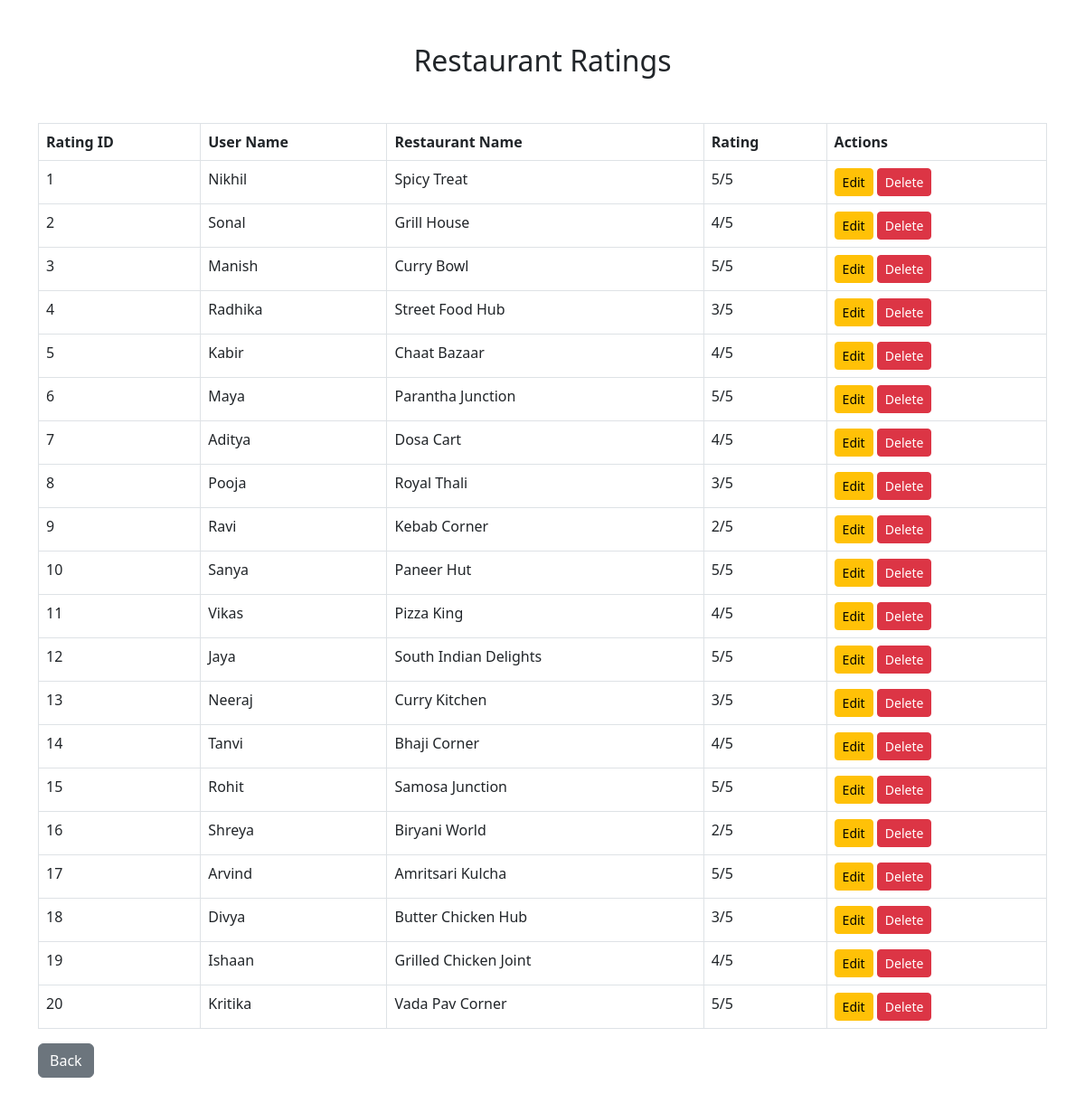
Screenshot of /show_rating.php with the database file from the repository.
### tables this page shows
CREATE TABLE `Rating` (
  `rating_id` int NOT NULL AUTO_INCREMENT,
  `user_id` int NOT NULL,
  `restaurant_id` int NOT NULL,
  `rating` int NOT NULL,
  PRIMARY KEY (`rating_id`),
  KEY `user_id` (`user_id`),
  KEY `restaurant_id` (`restaurant_id`),
  CONSTRAINT `Rating_ibfk_1` FOREIGN KEY (`user_id`) REFERENCES `Users` (`user_id`),
  CONSTRAINT `Rating_ibfk_2` FOREIGN KEY (`restaurant_id`) REFERENCES `Restaurants` (`restaurant_id`)
);

CREATE TABLE `Users` (
  `user_id` int NOT NULL AUTO_INCREMENT,
  `name` varchar(255) NOT NULL,
  `email` varchar(255) NOT NULL,
  `password` varchar(255) NOT NULL,
  `phone` varchar(20) NOT NULL,
  PRIMARY KEY (`user_id`),
  UNIQUE KEY `email` (`email`)
);

CREATE TABLE `Restaurants` (
  `restaurant_id` int NOT NULL AUTO_INCREMENT,
  `name` varchar(255) NOT NULL,
  `address` varchar(255) NOT NULL,
  `phone` varchar(20) NOT NULL,
  PRIMARY KEY (`restaurant_id`)
);

### show_rating.php (the view, shortened to what this page needs)
<?php include('db.php');
$sql = "
    SELECT Rating.rating_id, Users.name AS user_name, Restaurants.name AS restaurant_name, Rating.rating
    FROM Rating
    JOIN Users ON Rating.user_id = Users.user_id
    JOIN Restaurants ON Rating.restaurant_id = Restaurants.restaurant_id
";
$result = $conn->query($sql);
?>
<!DOCTYPE html>
<html lang="en">
<?php include('header.php'); ?>
<body>
<div class="container mt-5">
    <h2 class="text-center">Restaurant Ratings</h2>
    <?php
    if ($result->num_rows > 0) {
        echo "<table class='table table-bordered'>
                <thead>
                  <tr>
                    <th>Rating ID</th>
                    <th>User Name</th>
                    <th>Restaurant Name</th>
                    <th>Rating</th>
                    <th>Actions</th>
                  </tr>
                </thead>
                <tbody>";
        while ($row = $result->fetch_assoc()) {
            echo "<tr>
                    <td>" . $row['rating_id'] . "</td>
                    <td>" . htmlspecialchars($row['user_name']) . "</td>
                    <td>" . htmlspecialchars($row['restaurant_name']) . "</td>
                    <td>" . $row['rating'] . "/5</td>
                    <td>
                        <a href='edit_rating.php?rating_id=" . $row['rating_id'] . "' class='btn btn-warning btn-sm'>Edit</a>
                        <a href='edit_rating.php?rating_id=" . $row['rating_id'] . "&delete=1' class='btn btn-danger btn-sm'>Delete</a>
                    </td>
                  </tr>";
        }
        echo "</tbody></table><a href='index.php' class='btn btn-secondary'>Back</a>";
    } else {
        echo "<div class='alert alert-warning' role='alert'>No ratings found.</div>";
    }
    ?>
</div>
</body>
</html>

### header.php (style rules this page uses)
body { padding-bottom: 200px; }
table { margin-top: 50px; }

### rows the page displays
rating: rating_id "1", user.name "Nikhil", restaurant.name "Spicy Treat", rating "5"
rating: rating_id "2", user.name "Sonal", restaurant.name "Grill House", rating "4"
rating: rating_id "3", user.name "Manish", restaurant.name "Curry Bowl", rating "5"
rating: rating_id "4", user.name "Radhika", restaurant.name "Street Food Hub", rating "3"
rating: rating_id "5", user.name "Kabir", restaurant.name "Chaat Bazaar", rating "4"
rating: rating_id "6", user.name "Maya", restaurant.name "Parantha Junction", rating "5"
rating: rating_id "7", user.name "Aditya", restaurant.name "Dosa Cart", rating "4"
rating: rating_id "8", user.name "Pooja", restaurant.name "Royal Thali", rating "3"
rating: rating_id "9", user.name "Ravi", restaurant.name "Kebab Corner", rating "2"
rating: rating_id "10", user.name "Sanya", restaurant.name "Paneer Hut", rating "5"
rating: rating_id "11", user.name "Vikas", restaurant.name "Pizza King", rating "4"
rating: rating_id "12", user.name "Jaya", restaurant.name "South Indian Delights", rating "5"
rating: rating_id "13", user.name "Neeraj", restaurant.name "Curry Kitchen", rating "3"
rating: rating_id "14", user.name "Tanvi", restaurant.name "Bhaji Corner", rating "4"
rating: rating_id "15", user.name "Rohit", restaurant.name "Samosa Junction", rating "5"
rating: rating_id "16", user.name "Shreya", restaurant.name "Biryani World", rating "2"
rating: rating_id "17", user.name "Arvind", restaurant.name "Amritsari Kulcha", rating "5"
rating: rating_id "18", user.name "Divya", restaurant.name "Butter Chicken Hub", rating "3"
rating: rating_id "19", user.name "Ishaan", restaurant.name "Grilled Chicken Joint", rating "4"
rating: rating_id "20", user.name "Kritika", restaurant.name "Vada Pav Corner", rating "5"
